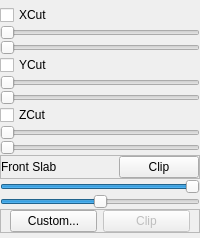
                        <widget class="QWidget" name="tabVolumeCut">
                         <property name="toolTip">
                          <string/>
                         </property>
                         <attribute name="title">
                          <string>Volume Cut</string>
                         </attribute>
                         <layout class="QVBoxLayout" name="verticalLayout_19">
                          <property name="spacing">
                           <number>0</number>
                          </property>
                          <property name="leftMargin">
                           <number>0</number>
                          </property>
                          <property name="topMargin">
                           <number>5</number>
                          </property>
                          <property name="rightMargin">
                           <number>0</number>
                          </property>
                          <property name="bottomMargin">
                           <number>5</number>
                          </property>
                          <item>
                           <widget class="QCheckBox" name="XCutCB">
                            <property name="toolTip">
                             <string>checked to lock cut volume</string>
                            </property>
                            <property name="text">
                             <string>XCut</string>
                            </property>
                           </widget>
                          </item>
                          <item>
                           <widget class="QSlider" name="XcminSlider">
                            <property name="focusPolicy">
                             <enum>Qt::WheelFocus</enum>
                            </property>
                            <property name="maximum">
                             <number>1</number>
                            </property>
                            <property name="orientation">
                             <enum>Qt::Horizontal</enum>
                            </property>
                            <property name="tickInterval">
                             <number>10</number>
                            </property>
                           </widget>
                          </item>
                          <item>
                           <widget class="QSlider" name="XcmaxSlider">
                            <property name="focusPolicy">
                             <enum>Qt::WheelFocus</enum>
                            </property>
                            <property name="maximum">
                             <number>1</number>
                            </property>
                            <property name="orientation">
                             <enum>Qt::Horizontal</enum>
                            </property>
                            <property name="tickInterval">
                             <number>10</number>
                            </property>
                           </widget>
                          </item>
                          <item>
                           <widget class="QCheckBox" name="YCutCB">
                            <property name="toolTip">
                             <string>checked to lock cut volume</string>
                            </property>
                            <property name="text">
                             <string>YCut</string>
                            </property>
                           </widget>
                          </item>
                          <item>
                           <widget class="QSlider" name="YcminSlider">
                            <property name="focusPolicy">
                             <enum>Qt::WheelFocus</enum>
                            </property>
                            <property name="maximum">
                             <number>1</number>
                            </property>
                            <property name="orientation">
                             <enum>Qt::Horizontal</enum>
                            </property>
                            <property name="tickInterval">
                             <number>10</number>
                            </property>
                           </widget>
                          </item>
                          <item>
                           <widget class="QSlider" name="YcmaxSlider">
                            <property name="focusPolicy">
                             <enum>Qt::WheelFocus</enum>
                            </property>
                            <property name="maximum">
                             <number>1</number>
                            </property>
                            <property name="orientation">
                             <enum>Qt::Horizontal</enum>
                            </property>
                            <property name="tickInterval">
                             <number>10</number>
                            </property>
                           </widget>
                          </item>
                          <item>
                           <widget class="QCheckBox" name="ZCutCB">
                            <property name="toolTip">
                             <string>checked to lock cut volume</string>
                            </property>
                            <property name="text">
                             <string>ZCut</string>
                            </property>
                           </widget>
                          </item>
                          <item>
                           <widget class="QSlider" name="ZcminSlider">
                            <property name="focusPolicy">
                             <enum>Qt::WheelFocus</enum>
                            </property>
                            <property name="maximum">
                             <number>1</number>
                            </property>
                            <property name="orientation">
                             <enum>Qt::Horizontal</enum>
                            </property>
                            <property name="tickInterval">
                             <number>10</number>
                            </property>
                           </widget>
                          </item>
                          <item>
                           <widget class="QSlider" name="ZcmaxSlider">
                            <property name="focusPolicy">
                             <enum>Qt::WheelFocus</enum>
                            </property>
                            <property name="maximum">
                             <number>1</number>
                            </property>
                            <property name="orientation">
                             <enum>Qt::Horizontal</enum>
                            </property>
                            <property name="tickInterval">
                             <number>10</number>
                            </property>
                           </widget>
                          </item>
                          <item>
                           <widget class="QFrame" name="frame_6">
                            <property name="frameShape">
                             <enum>QFrame::StyledPanel</enum>
                            </property>
                            <property name="frameShadow">
                             <enum>QFrame::Raised</enum>
                            </property>
                            <layout class="QHBoxLayout" name="horizontalLayout_16">
                             <property name="spacing">
                              <number>0</number>
                             </property>
                             <property name="margin">
                              <number>0</number>
                             </property>
                             <item>
                              <widget class="QLabel" name="label_3">
                               <property name="text">
                                <string>Front Slab</string>
                               </property>
                              </widget>
                             </item>
                             <item>
                              <widget class="QPushButton" name="freezeFrontBackButton">
                               <property name="sizePolicy">
                                <sizepolicy hsizetype="Maximum" vsizetype="Fixed">
                                 <horstretch>0</horstretch>
                                 <verstretch>0</verstretch>
                                </sizepolicy>
                               </property>
                               <property name="text">
                                <string>Clip</string>
                               </property>
                              </widget>
                             </item>
                            </layout>
                           </widget>
                          </item>
                          <item>
                           <widget class="QSlider" name="slabThicknessSlider">
                            <property name="focusPolicy">
                             <enum>Qt::NoFocus</enum>
                            </property>
                            <property name="toolTip">
                             <string>Adjust slab thickness</string>
                            </property>
                            <property name="minimum">
                             <number>2</number>
                            </property>
                            <property name="maximum">
                             <number>1000</number>
                            </property>
                            <property name="value">
                             <number>1000</number>
                            </property>
                            <property name="orientation">
                             <enum>Qt::Horizontal</enum>
                            </property>
                           </widget>
                          </item>
                          <item>
                           <widget class="QSlider" name="slabPositionSlider">
                            <property name="focusPolicy">
                             <enum>Qt::WheelFocus</enum>
                            </property>
                            <property name="toolTip">
                             <string>Adjust slab position</string>
                            </property>
                            <property name="minimum">
                             <number>-500</number>
                            </property>
                            <property name="maximum">
                             <number>500</number>
                            </property>
                            <property name="value">
                             <number>0</number>
                            </property>
                            <property name="sliderPosition">
                             <number>0</number>
                            </property>
                            <property name="orientation">
                             <enum>Qt::Horizontal</enum>
                            </property>
                           </widget>
                          </item>
                          <item>
                           <widget class="QFrame" name="frame_2">
                            <property name="frameShape">
                             <enum>QFrame::StyledPanel</enum>
                            </property>
                            <property name="frameShadow">
                             <enum>QFrame::Raised</enum>
                            </property>
                            <layout class="QHBoxLayout" name="horizontalLayout_9">
                             <property name="topMargin">
                              <number>0</number>
                             </property>
                             <property name="bottomMargin">
                              <number>0</number>
                             </property>
                             <item>
                              <widget class="QPushButton" name="defineClipPlaneButton">
                               <property name="text">
                                <string>Custom...</string>
                               </property>
                              </widget>
                             </item>
                             <item>
                              <widget class="QPushButton" name="customCutButton">
                               <property name="enabled">
                                <bool>false</bool>
                               </property>
                               <property name="text">
                                <string>Clip</string>
                               </property>
                              </widget>
                             </item>
                            </layout>
                           </widget>
                          </item>
                         </layout>
                        </widget>
